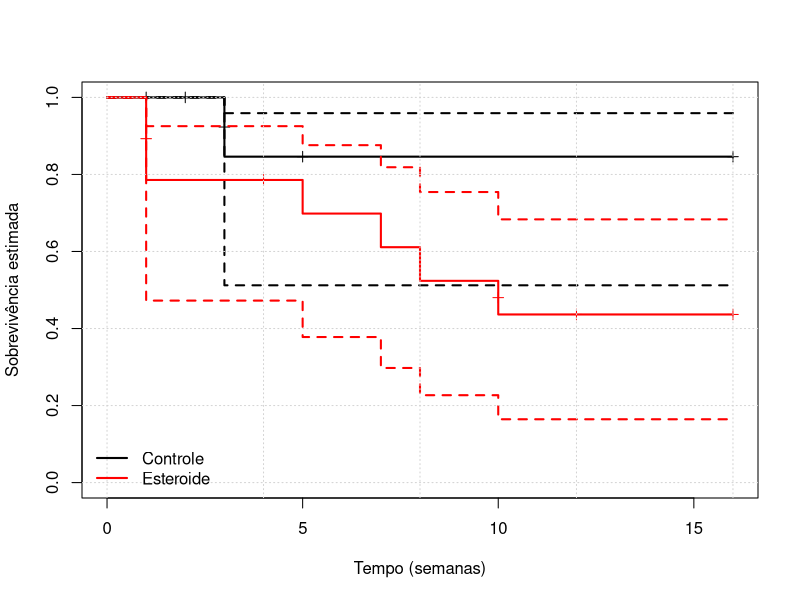
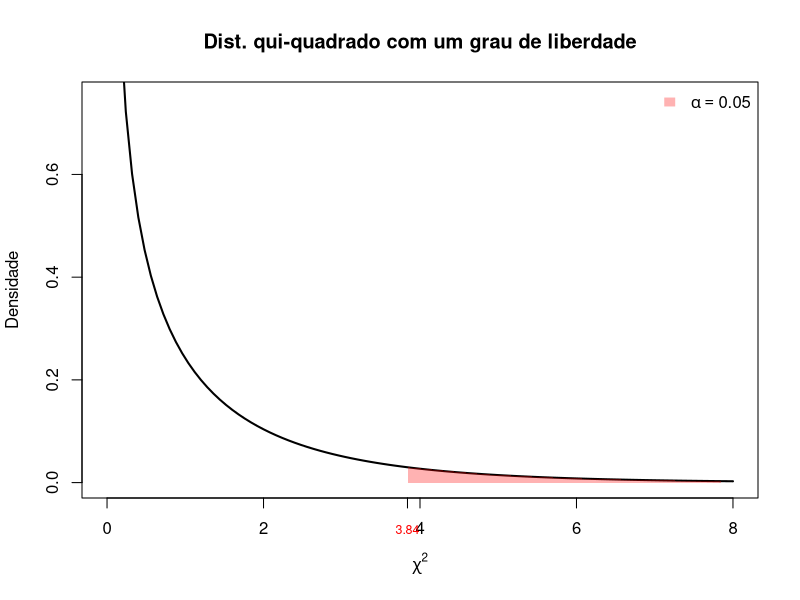
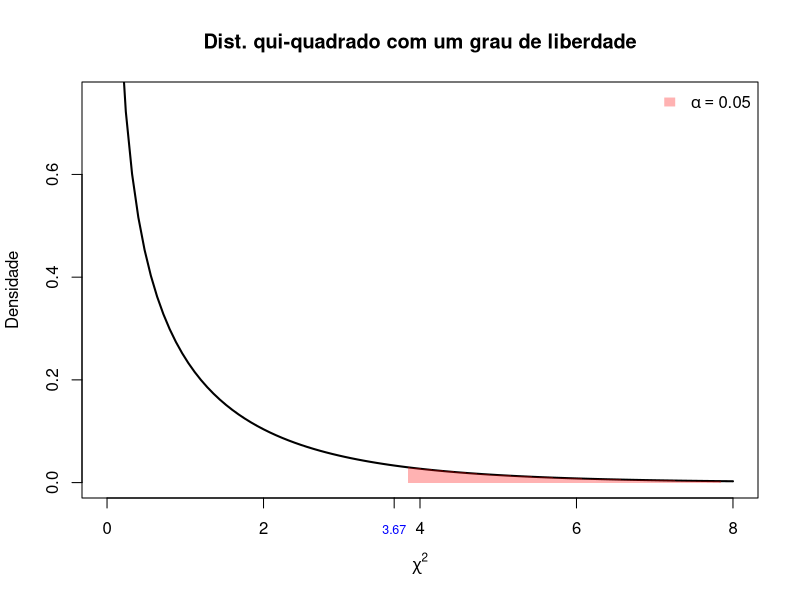
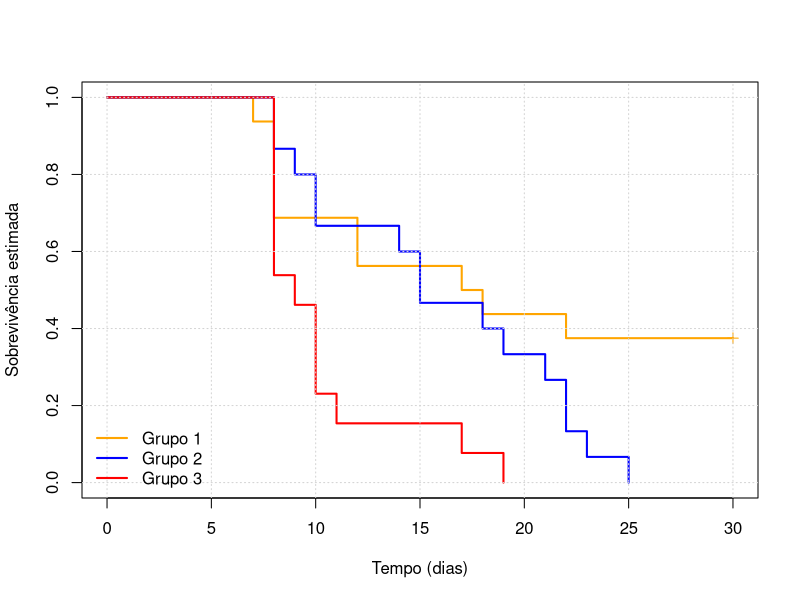

These figures' R source, in order: (Note: this script raises an error after producing the figures.)
## ---- chunk 1

tempo <-  c(1, 2, 3, 3, 3, 5, 5, 16, 16, 16, 16, 16,
            16, 16, 16, 1, 1, 1, 1, 4, 5, 7, 8, 10,
            10, 12, 16, 16, 16)

cens <- c(0, 0, 1, 1, 0, 0, 0, 0, 0, 0, 0, 0,
          0, 0, 0, 1, 1, 1, 0, 0, 1, 1, 1, 1,
          0, 0, 0, 0, 0)

grupo <- factor(c(rep("Controle", 15), rep("Esteroide", 14)))

df.hep <- data.frame(tempo, cens, grupo)

# install.packages("survival")

# Carregando pacote
library(survival)

# Dados do exemplo

# head(df.hep)

ekm <- survfit(Surv(time = tempo, event = cens) ~ grupo,
               data = df.hep,
               conf.type = "log-log")

## ---- chunk 2

ekm

## ---- chunk 3

plot(ekm, conf.int = TRUE, 
     mark.time = TRUE,
     col = c("black", "red"), 
     lwd = 2, xlab = "Tempo (semanas)", 
     ylab = "Sobrevivência estimada")

abline(h = seq(0, 1, by = 0.2),
       v = seq(0, 16, by = 4),
       col = "lightgrey", lty = 3)

legend("bottomleft",
       c("Controle", "Esteroide"), 
       col = c("black", "red"), 
       lwd = 2, bty = "n")

## ---- chunk 4

curve(dchisq(x, df = 1),
      from = 0, to = 8,
      ylim = c(0, 0.75),
      lwd = 2,
      # col = "steelblue",
      xlab = expression(chi^2),
      ylab = "Densidade",
      main = "Dist. qui-quadrado com um grau de liberdade")

#create vector of x values
x_vector <- seq(qchisq(p = 0.95, df = 1), 8)

#create vector of chi-square density values
p_vector <- dchisq(x_vector, df = 1)

#fill in portion of the density plot from 0 to 40
polygon(c(x_vector, rev(x_vector)),
        c(p_vector, rep(0, length(p_vector))),
        col = adjustcolor('red', alpha = 0.3),
        border = NA)

legend("topright", 
       legend = expression(alpha == 0.05),
       fill = adjustcolor('red', alpha = 0.3),
       bty = "n", border = "white")

axis(1, at = 3.84, labels = 3.84, col.axis = "red", cex.axis = 0.75)

## ---- chunk 5

curve(dchisq(x, df = 1),
      from = 0, to = 8,
      ylim = c(0, 0.75),
      lwd = 2,
      # col = "steelblue",
      xlab = expression(chi^2),
      ylab = "Densidade",
      main = "Dist. qui-quadrado com um grau de liberdade")

#create vector of x values
x_vector <- seq(qchisq(p = 0.95, df = 1), 8)

#create vector of chi-square density values
p_vector <- dchisq(x_vector, df = 1)

#fill in portion of the density plot from 0 to 40
polygon(c(x_vector, rev(x_vector)),
        c(p_vector, rep(0, length(p_vector))),
        col = adjustcolor('red', alpha = 0.3),
        border = NA)

legend("topright", 
       legend = expression(alpha == 0.05),
       fill = adjustcolor('red', alpha = 0.3),
       bty = "n", border = "white")

axis(1, at = 3.67, labels = 3.67, col.axis = "blue", cex.axis = 0.75)

## ---- chunk 6

survdiff(Surv(time = tempo, event = cens) ~ grupo,
         data = df.hep)

## ---- chunk 7

df.mala <- read.table("../dados/malaria.csv",
                      sep = ";",
                      header = TRUE)
head(df.mala)

## ---- chunk 8

ekm <- survfit(Surv(time = tempo, event = cens) ~ grupo,
               data = df.mala,
               conf.type = "log-log")

plot(ekm, conf.int = FALSE, 
     mark.time = TRUE,
     col = c("orange", "blue", "red"), 
     lwd = 2, xlab = "Tempo (dias)", 
     ylab = "Sobrevivência estimada")

abline(h = seq(0, 1, by = 0.2),
       v = seq(0, 30, by = 5),
       col = "lightgrey", lty = 3)

legend("bottomleft",
       c("Grupo 1", "Grupo 2", "Grupo 3"), 
       col = c("orange", "blue", "red"), 
       lwd = 2, bty = "n")

## ---- chunk 9

survdiff(Surv(time = tempo, event = cens) ~ grupo,
         data = df.mala)

## ---- chunk 10

# grupo 1 vs grupo 2
survdiff(Surv(time = tempo, event = cens) ~ grupo,
         data = df.mala,
         subset = grupo != 3)

## ---- chunk 11

# grupo 1 vs grupo 3
survdiff(Surv(time = tempo, event = cens) ~ grupo,
         data = df.mala,
         subset = grupo != 2)

## ---- chunk 12

# grupo 2 vs grupo 3
survdiff(Surv(time = tempo, event = cens) ~ grupo,
         data = df.mala,
         subset = grupo != 1)

## ---- chunk 13

knitr::include_graphics(here::here('images', 'Statistically-Insignificant-forecast.jpg'))

